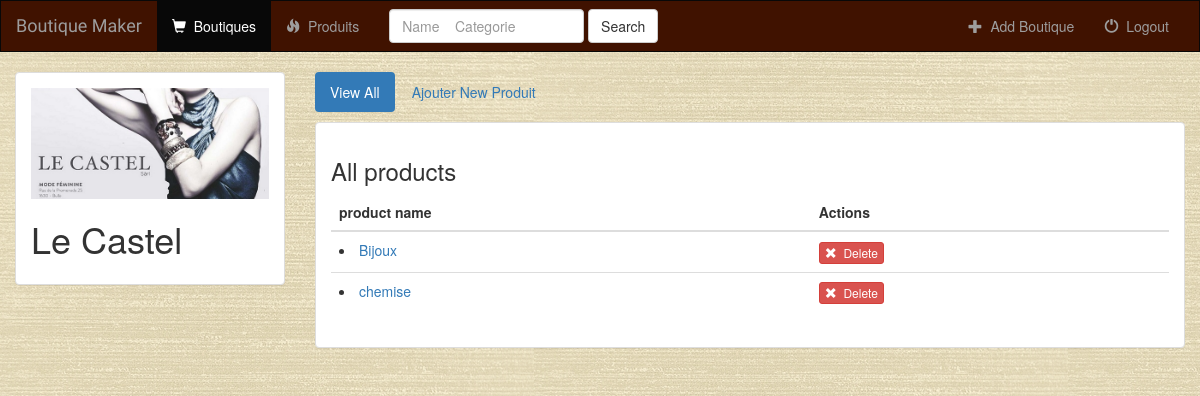
The app's page /boutique/8/ (signed in) with its own data.
### produit/models.py (models this page shows, shortened)
class Boutique(models.Model):
    name = models.CharField(max_length=250)
    user = models.ForeignKey(User, default=1)
    logo = models.FileField(max_length=250)
    def __str__(self):
        return self.name

class Produit(models.Model):
    etat_choix = (('active', 'active'),('desactive','desactive'),)
    user = models.ForeignKey(User, default=1)
    choix_categorie = (('bijoux', 'bijoux'), ('maison et ameublement', 'maison et ameublement'), ('vetements', 'vetements'),('art et collections', 'art et collections'),('accessoires', 'accessoires'),('sacs et bagages', 'sacs et bagages'),('mariage', 'mariage'),)
    prix = models.CharField(max_length=250)
    title = models.CharField(max_length=250)
    type = models.CharField(max_length=250, default=None)
    etat = models.CharField(max_length=250, choices=etat_choix, default="desactive" )
    descreption = models.CharField(max_length=250)
    boutique = models.ForeignKey(Boutique, on_delete=models.CASCADE)
    logo = models.ImageField(upload_to=group_based_upload_to)
    image1 = models.ImageField(upload_to=group_based_upload_to_seconder, default=None)
    image2 = models.ImageField(upload_to=group_based_upload_to_seconder, default=None)
    image3 = models.ImageField(upload_to=group_based_upload_to_seconder, default=None)
    categorie = models.CharField(max_length=250, choices=choix_categorie, default="bijoux")
    is_favorite = models.BooleanField(default=False)
    is_smile = models.BooleanField(default=False)
    class Meta:
        ordering = ('title',)

### produit/views.py (the view)
# urls.py: url(r'^(?P<boutique_id>[0-9]+)/$', views.detail, name='detail'),
def detail(request, boutique_id):
    if not request.user.is_authenticated():
        return render(request, 'produit/login.html')
    else:
        user = request.user
        boutique = get_object_or_404(Boutique, pk=boutique_id)
        return render(request, 'produit/detail.html', {'boutique': boutique, 'user': user})

### produit/templates/produit/detail.html (shortened to what this page needs)
{% extends 'produit/base.html' %}
{% block albums_active %}active{% endblock %}
{% block body %}
<div class="container-fluid produits-container">
    <div class="row">
        <div class="col-sm-4 col-md-3">
            <div class="panel panel-default">
                <div class="panel-body">
                    <a href="{% url 'boutique:detail' boutique.id %}">
                        {% if boutique.logo %}
                            <img src="{{ boutique.logo.url }}" class="img-responsive">
                        {% else %}
                            <h3>No image to display</h3>
                        {% endif %}
                    </a>
                    <h1>{{ boutique.name }} </h1>
                </div>
            </div>
        </div>
        <div class="col-sm-8 col-md-9">
            <ul class="nav nav-pills" style="margin-bottom: 10px;">
                <li role="presentation" class="active"><a href="{% url 'boutique:detail' boutique.id %}">View All</a></li>
                <li role="presentation"><a href="{% url 'boutique:create_produit' boutique.id %}">Ajouter New Produit</a></li>
            </ul>
            <div class="panel panel-default">
                <div class="panel-body">
                    <h3>All products</h3>
                    <table class="table">
                        <thead>
                        <tr>
                            <th>product name</th>
                            <th>Actions</th>
                        </tr>
                        </thead>
                        <tbody>
                        {% for produit in boutique.produit_set.all %}
                            <tr>
                            <td> <li><a href="{% url 'boutique:detail_produit' produit.id %}"> {{produit.title}}</a></li></td>
                                <td>
                                    <form action="{% url 'boutique:delete_produit' boutique.id produit.id %}" method="post" style="display: inline;">
                                        <button type="submit" class="btn btn-danger btn-xs">
                                            <span class="glyphicon glyphicon-remove"></span>&nbsp; Delete
                                        </button>
                                    </form>
                                </td>
                            </tr>
                        {% endfor %}
                        </tbody>
                    </table>
                </div>
            </div>
        </div>
    </div>
</div>
{% endblock %}

### produit/static/produit/style.css (style rules this page uses)
body { background: white url("images/back.jpg"); }

### records on screen
Boutique: logo (picture), name "Le Castel"
Produit: title "Bijoux"
Produit: title "chemise"
